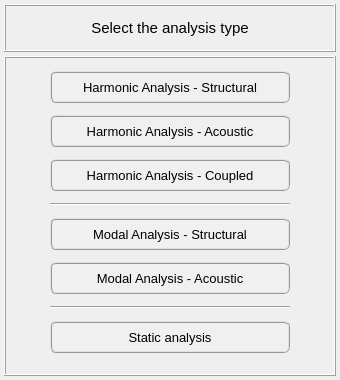
<?xml version="1.0" encoding="UTF-8"?>
<ui version="4.0">
 <class>Dialog</class>
 <widget class="QDialog" name="Dialog">
  <property name="windowModality">
   <enum>Qt::NonModal</enum>
  </property>
  <property name="geometry">
   <rect>
    <x>0</x>
    <y>0</y>
    <width>340</width>
    <height>380</height>
   </rect>
  </property>
  <property name="sizePolicy">
   <sizepolicy hsizetype="Fixed" vsizetype="Fixed">
    <horstretch>0</horstretch>
    <verstretch>0</verstretch>
   </sizepolicy>
  </property>
  <property name="minimumSize">
   <size>
    <width>340</width>
    <height>380</height>
   </size>
  </property>
  <property name="maximumSize">
   <size>
    <width>340</width>
    <height>380</height>
   </size>
  </property>
  <property name="contextMenuPolicy">
   <enum>Qt::DefaultContextMenu</enum>
  </property>
  <property name="windowTitle">
   <string>Select analysis type </string>
  </property>
  <property name="windowIcon">
   <iconset>
    <normaloff>../../../../../Downloads/load - Copia.png</normaloff>../../../../../Downloads/load - Copia.png</iconset>
  </property>
  <property name="whatsThis">
   <string/>
  </property>
  <layout class="QGridLayout" name="gridLayout_2">
   <property name="leftMargin">
    <number>4</number>
   </property>
   <property name="topMargin">
    <number>4</number>
   </property>
   <property name="rightMargin">
    <number>4</number>
   </property>
   <property name="bottomMargin">
    <number>4</number>
   </property>
   <property name="spacing">
    <number>4</number>
   </property>
   <item row="0" column="0">
    <widget class="QFrame" name="frame_title">
     <property name="minimumSize">
      <size>
       <width>0</width>
       <height>48</height>
      </size>
     </property>
     <property name="maximumSize">
      <size>
       <width>420</width>
       <height>48</height>
      </size>
     </property>
     <property name="frameShape">
      <enum>QFrame::Box</enum>
     </property>
     <property name="frameShadow">
      <enum>QFrame::Raised</enum>
     </property>
     <property name="lineWidth">
      <number>1</number>
     </property>
     <layout class="QGridLayout" name="gridLayout">
      <property name="leftMargin">
       <number>2</number>
      </property>
      <property name="topMargin">
       <number>2</number>
      </property>
      <property name="rightMargin">
       <number>2</number>
      </property>
      <property name="bottomMargin">
       <number>2</number>
      </property>
      <property name="spacing">
       <number>2</number>
      </property>
      <item row="0" column="0">
       <widget class="QLabel" name="label">
        <property name="font">
         <font>
          <family>MS Shell Dlg 2</family>
          <pointsize>11</pointsize>
          <weight>50</weight>
          <italic>false</italic>
          <bold>false</bold>
         </font>
        </property>
        <property name="text">
         <string>Select the analysis type</string>
        </property>
        <property name="textFormat">
         <enum>Qt::AutoText</enum>
        </property>
        <property name="alignment">
         <set>Qt::AlignCenter</set>
        </property>
       </widget>
      </item>
     </layout>
    </widget>
   </item>
   <item row="1" column="0">
    <widget class="QFrame" name="analysis_frame">
     <property name="minimumSize">
      <size>
       <width>0</width>
       <height>300</height>
      </size>
     </property>
     <property name="maximumSize">
      <size>
       <width>420</width>
       <height>400</height>
      </size>
     </property>
     <property name="frameShape">
      <enum>QFrame::Box</enum>
     </property>
     <property name="frameShadow">
      <enum>QFrame::Raised</enum>
     </property>
     <layout class="QGridLayout" name="gridLayout_3">
      <property name="leftMargin">
       <number>4</number>
      </property>
      <property name="topMargin">
       <number>4</number>
      </property>
      <property name="rightMargin">
       <number>4</number>
      </property>
      <property name="bottomMargin">
       <number>4</number>
      </property>
      <property name="horizontalSpacing">
       <number>2</number>
      </property>
      <property name="verticalSpacing">
       <number>3</number>
      </property>
      <item row="0" column="1">
       <widget class="QPushButton" name="pushButton_harmonic_structural">
        <property name="minimumSize">
         <size>
          <width>240</width>
          <height>32</height>
         </size>
        </property>
        <property name="maximumSize">
         <size>
          <width>240</width>
          <height>32</height>
         </size>
        </property>
        <property name="font">
         <font>
          <family>MS Shell Dlg 2</family>
          <pointsize>10</pointsize>
          <weight>50</weight>
          <italic>false</italic>
          <bold>false</bold>
         </font>
        </property>
        <property name="styleSheet">
         <string notr="true">QPushButton{border-radius: 6px; border-color: rgb(150, 150, 150); border-style: ridge; border-width: 2px; color: rgb(0, 0, 0); background-color: rgb(240, 240, 240)}
QPushButton:hover{border-radius: 6px; border-color: rgb(0, 170, 255); border-style: ridge; border-width: 2px; color: rgb(0, 0, 0); background-color: rgba(174, 213, 255, 100)}
QPushButton:pressed{border-radius: 6px; border-color: rgb(0, 170, 255); border-style: ridge; border-width: 2px; color: rgb(0, 0, 0); background-color: rgb(174, 213, 255)}
QPushButton:disabled{border-radius: 6px; border-color: rgb(150, 150, 150); border-style: ridge; border-width: 0px; color: rgb(150,150, 150); background-color: rgb(220, 220, 220)}</string>
        </property>
        <property name="text">
         <string>Harmonic Analysis - Structural</string>
        </property>
        <property name="icon">
         <iconset>
          <activeon>../../../../../Downloads/load.png</activeon>
         </iconset>
        </property>
        <property name="shortcut">
         <string/>
        </property>
        <property name="autoDefault">
         <bool>true</bool>
        </property>
        <property name="default">
         <bool>false</bool>
        </property>
        <property name="flat">
         <bool>false</bool>
        </property>
       </widget>
      </item>
      <item row="1" column="1">
       <widget class="QPushButton" name="pushButton_harmonic_acoustic">
        <property name="minimumSize">
         <size>
          <width>240</width>
          <height>32</height>
         </size>
        </property>
        <property name="maximumSize">
         <size>
          <width>240</width>
          <height>32</height>
         </size>
        </property>
        <property name="font">
         <font>
          <family>MS Shell Dlg 2</family>
          <pointsize>10</pointsize>
          <weight>50</weight>
          <italic>false</italic>
          <bold>false</bold>
         </font>
        </property>
        <property name="styleSheet">
         <string notr="true">QPushButton{border-radius: 6px; border-color: rgb(150, 150, 150); border-style: ridge; border-width: 2px; color: rgb(0, 0, 0); background-color: rgb(240, 240, 240)}
QPushButton:hover{border-radius: 6px; border-color: rgb(0, 170, 255); border-style: ridge; border-width: 2px; color: rgb(0, 0, 0); background-color: rgba(174, 213, 255, 100)}
QPushButton:pressed{border-radius: 6px; border-color: rgb(0, 170, 255); border-style: ridge; border-width: 2px; color: rgb(0, 0, 0); background-color: rgb(174, 213, 255)}
QPushButton:disabled{border-radius: 6px; border-color: rgb(150, 150, 150); border-style: ridge; border-width: 0px; color: rgb(150,150, 150); background-color: rgb(220, 220, 220)}</string>
        </property>
        <property name="text">
         <string>Harmonic Analysis - Acoustic</string>
        </property>
       </widget>
      </item>
      <item row="4" column="1">
       <widget class="QPushButton" name="pushButton_modal_structural">
        <property name="minimumSize">
         <size>
          <width>240</width>
          <height>32</height>
         </size>
        </property>
        <property name="maximumSize">
         <size>
          <width>240</width>
          <height>32</height>
         </size>
        </property>
        <property name="font">
         <font>
          <family>MS Shell Dlg 2</family>
          <pointsize>10</pointsize>
          <weight>50</weight>
          <italic>false</italic>
          <bold>false</bold>
         </font>
        </property>
        <property name="styleSheet">
         <string notr="true">QPushButton{border-radius: 6px; border-color: rgb(150, 150, 150); border-style: ridge; border-width: 2px; color: rgb(0, 0, 0); background-color: rgb(240, 240, 240)}
QPushButton:hover{border-radius: 6px; border-color: rgb(0, 170, 255); border-style: ridge; border-width: 2px; color: rgb(0, 0, 0); background-color: rgba(174, 213, 255, 100)}
QPushButton:pressed{border-radius: 6px; border-color: rgb(0, 170, 255); border-style: ridge; border-width: 2px; color: rgb(0, 0, 0); background-color: rgb(174, 213, 255)}
QPushButton:disabled{border-radius: 6px; border-color: rgb(150, 150, 150); border-style: ridge; border-width: 0px; color: rgb(150,150, 150); background-color: rgb(220, 220, 220)}</string>
        </property>
        <property name="text">
         <string>Modal Analysis - Structural</string>
        </property>
       </widget>
      </item>
      <item row="2" column="1">
       <widget class="QPushButton" name="pushButton_harmonic_coupled">
        <property name="minimumSize">
         <size>
          <width>240</width>
          <height>32</height>
         </size>
        </property>
        <property name="maximumSize">
         <size>
          <width>240</width>
          <height>32</height>
         </size>
        </property>
        <property name="font">
         <font>
          <family>MS Shell Dlg 2</family>
          <pointsize>10</pointsize>
          <weight>50</weight>
          <italic>false</italic>
          <bold>false</bold>
         </font>
        </property>
        <property name="styleSheet">
         <string notr="true">QPushButton{border-radius: 6px; border-color: rgb(150, 150, 150); border-style: ridge; border-width: 2px; color: rgb(0, 0, 0); background-color: rgb(240, 240, 240)}
QPushButton:hover{border-radius: 6px; border-color: rgb(0, 170, 255); border-style: ridge; border-width: 2px; color: rgb(0, 0, 0); background-color: rgba(174, 213, 255, 100)}
QPushButton:pressed{border-radius: 6px; border-color: rgb(0, 170, 255); border-style: ridge; border-width: 2px; color: rgb(0, 0, 0); background-color: rgb(174, 213, 255)}
QPushButton:disabled{border-radius: 6px; border-color: rgb(150, 150, 150); border-style: ridge; border-width: 0px; color: rgb(150,150, 150); background-color: rgb(220, 220, 220)}</string>
        </property>
        <property name="text">
         <string>Harmonic Analysis - Coupled</string>
        </property>
       </widget>
      </item>
      <item row="3" column="1">
       <widget class="Line" name="line">
        <property name="orientation">
         <enum>Qt::Horizontal</enum>
        </property>
       </widget>
      </item>
      <item row="0" column="0">
       <spacer name="horizontalSpacer">
        <property name="orientation">
         <enum>Qt::Horizontal</enum>
        </property>
        <property name="sizeHint" stdset="0">
         <size>
          <width>40</width>
          <height>20</height>
         </size>
        </property>
       </spacer>
      </item>
      <item row="5" column="1">
       <widget class="QPushButton" name="pushButton_modal_acoustic">
        <property name="minimumSize">
         <size>
          <width>240</width>
          <height>32</height>
         </size>
        </property>
        <property name="maximumSize">
         <size>
          <width>240</width>
          <height>32</height>
         </size>
        </property>
        <property name="font">
         <font>
          <family>MS Shell Dlg 2</family>
          <pointsize>10</pointsize>
          <weight>50</weight>
          <italic>false</italic>
          <bold>false</bold>
         </font>
        </property>
        <property name="styleSheet">
         <string notr="true">QPushButton{border-radius: 6px; border-color: rgb(150, 150, 150); border-style: ridge; border-width: 2px; color: rgb(0, 0, 0); background-color: rgb(240, 240, 240)}
QPushButton:hover{border-radius: 6px; border-color: rgb(0, 170, 255); border-style: ridge; border-width: 2px; color: rgb(0, 0, 0); background-color: rgba(174, 213, 255, 100)}
QPushButton:pressed{border-radius: 6px; border-color: rgb(0, 170, 255); border-style: ridge; border-width: 2px; color: rgb(0, 0, 0); background-color: rgb(174, 213, 255)}
QPushButton:disabled{border-radius: 6px; border-color: rgb(150, 150, 150); border-style: ridge; border-width: 0px; color: rgb(150,150, 150); background-color: rgb(220, 220, 220)}</string>
        </property>
        <property name="text">
         <string>Modal Analysis - Acoustic</string>
        </property>
       </widget>
      </item>
      <item row="7" column="1">
       <widget class="QPushButton" name="pushButton_static_analysis">
        <property name="minimumSize">
         <size>
          <width>240</width>
          <height>32</height>
         </size>
        </property>
        <property name="maximumSize">
         <size>
          <width>240</width>
          <height>32</height>
         </size>
        </property>
        <property name="font">
         <font>
          <family>MS Shell Dlg 2</family>
          <pointsize>10</pointsize>
          <weight>50</weight>
          <italic>false</italic>
          <bold>false</bold>
         </font>
        </property>
        <property name="styleSheet">
         <string notr="true">QPushButton{border-radius: 6px; border-color: rgb(150, 150, 150); border-style: ridge; border-width: 2px; color: rgb(0, 0, 0); background-color: rgb(240, 240, 240)}
QPushButton:hover{border-radius: 6px; border-color: rgb(0, 170, 255); border-style: ridge; border-width: 2px; color: rgb(0, 0, 0); background-color: rgba(174, 213, 255, 100)}
QPushButton:pressed{border-radius: 6px; border-color: rgb(0, 170, 255); border-style: ridge; border-width: 2px; color: rgb(0, 0, 0); background-color: rgb(174, 213, 255)}
QPushButton:disabled{border-radius: 6px; border-color: rgb(150, 150, 150); border-style: ridge; border-width: 0px; color: rgb(150,150, 150); background-color: rgb(220, 220, 220)}</string>
        </property>
        <property name="text">
         <string>Static analysis</string>
        </property>
       </widget>
      </item>
      <item row="6" column="1">
       <widget class="Line" name="line_2">
        <property name="orientation">
         <enum>Qt::Horizontal</enum>
        </property>
       </widget>
      </item>
      <item row="0" column="2">
       <spacer name="horizontalSpacer_2">
        <property name="orientation">
         <enum>Qt::Horizontal</enum>
        </property>
        <property name="sizeHint" stdset="0">
         <size>
          <width>40</width>
          <height>20</height>
         </size>
        </property>
       </spacer>
      </item>
     </layout>
    </widget>
   </item>
  </layout>
 </widget>
 <tabstops>
  <tabstop>pushButton_harmonic_structural</tabstop>
  <tabstop>pushButton_harmonic_acoustic</tabstop>
  <tabstop>pushButton_harmonic_coupled</tabstop>
  <tabstop>pushButton_modal_structural</tabstop>
  <tabstop>pushButton_modal_acoustic</tabstop>
  <tabstop>pushButton_static_analysis</tabstop>
 </tabstops>
 <resources/>
 <connections/>
</ui>
